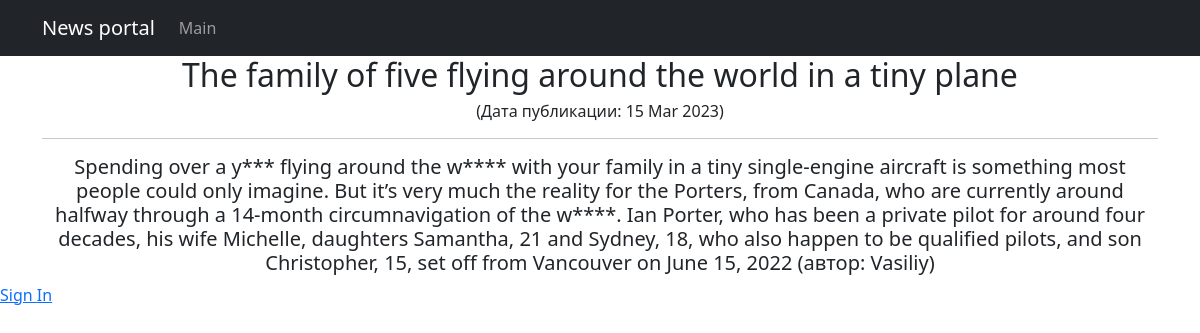
Screenshot of /news/3 with the database file from the repository.
### chitchat/models.py (models this page shows, shortened)
class Post(models.Model):
    news = 'N'
    article = 'A'
    POST_TYPES = [
        (news, 'Новость'),
        (article, 'Статья')
    ]
    author = models.ForeignKey(Author, on_delete=models.CASCADE, verbose_name='автор')
    post_type = models.CharField(
        max_length=1, choices=POST_TYPES,
        default=article, verbose_name='тип новости'
    )
    time_creation = models.DateTimeField(auto_now_add=True)
    post_category = models.ManyToManyField(Category, through='PostCategory')
    title = models.CharField(max_length=100, unique=True, verbose_name='заголовок')
    text = models.TextField(verbose_name='текст')
    rating = models.IntegerField(default=0, verbose_name='рейтинг')
    class Meta:
        verbose_name = 'новость'
        verbose_name_plural = 'новости'

class Author(models.Model):
    authorUser = models.OneToOneField(User, on_delete=models.CASCADE, verbose_name='автор')
    ratingAuthor = models.IntegerField(default=0, verbose_name='рейтинг')
    class Meta:  #  Возвращает название категории во множественном или единственном числе в админпанеле
        verbose_name = 'автор'
        verbose_name_plural = 'авторы'

### chitchat/views.py (the view)
# urls.py: path('<int:pk>', cache_page(60*5)(PostDetail.as_view()), name='post_detail'),
class PostDetail(DetailView):
    model = Post
    template_name = 'post.html'
    context_object_name = 'post'

### chitchat/templatetags/censor_filter.py (called while the page is built)
@register.filter()
def censor(text):
    for word in text.split():
        if word.lower() in RUDE_WORDS:
            text = text.replace(word, f"{word[0]}{'*'*(len(word)-1)}")
    return text

### templates/post.html (shortened to what this page needs)
{% extends 'flatpages/default.html' %}
{% load censor_filter %}
{% block content %}
<h2>{{ post.title }}</h2>
<h6> (Дата публикации: {{ post.time_creation|date:'d M Y' }}) </h6>
<hr>
<h5>{{ post.text|censor }} (автор: {{ post.author.authorUser }})</h5>
{% endblock content %}

### rows the page displays
Post: title "The family of five flying around the world in a tiny plane", time_creation "15 Mar 2023", text|censor "Spending over a y*** flying around the w**** with your family in a tiny single-engine aircraft is something most people could only imagine. But it’s very much the reality for the Porters, from Canada, who are currently around halfway through a 14-month circumnavigation of the w****. Ian Porter, who has been a private pilot for around four decades, his wife Michelle, daughters Samantha, 21 and Sydney, 18, who also happen to be qualified pilots, and son Christopher, 15, set off from Vancouver on June 15, 2022", author.authorUser "Vasiliy"
